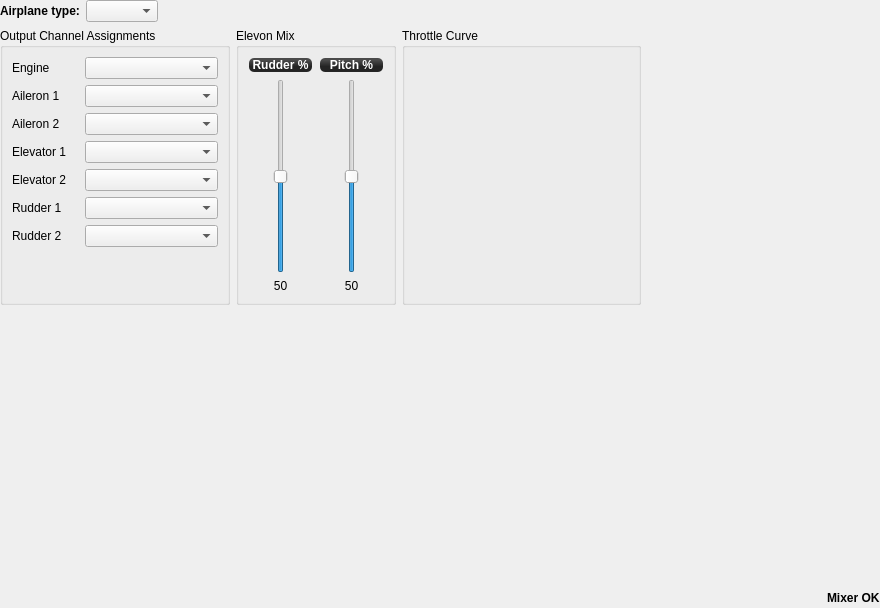
<?xml version="1.0" encoding="UTF-8"?>
<ui version="4.0">
 <class>FixedWingConfigWidget</class>
 <widget class="QWidget" name="FixedWingConfigWidget">
  <property name="geometry">
   <rect>
    <x>0</x>
    <y>0</y>
    <width>880</width>
    <height>608</height>
   </rect>
  </property>
  <property name="windowTitle">
   <string>Form</string>
  </property>
  <layout class="QVBoxLayout" name="verticalLayout_10">
   <property name="margin">
    <number>0</number>
   </property>
   <item>
    <layout class="QHBoxLayout" name="horizontalLayout_2">
     <item>
      <widget class="QLabel" name="label_5">
       <property name="sizePolicy">
        <sizepolicy hsizetype="Minimum" vsizetype="Preferred">
         <horstretch>0</horstretch>
         <verstretch>0</verstretch>
        </sizepolicy>
       </property>
       <property name="font">
        <font>
         <weight>75</weight>
         <bold>true</bold>
        </font>
       </property>
       <property name="text">
        <string>Airplane type:</string>
       </property>
      </widget>
     </item>
     <item>
      <widget class="QComboBox" name="fixedWingType"/>
     </item>
     <item>
      <spacer name="horizontalSpacer_3">
       <property name="orientation">
        <enum>Qt::Horizontal</enum>
       </property>
       <property name="sizeHint" stdset="0">
        <size>
         <width>40</width>
         <height>20</height>
        </size>
       </property>
      </spacer>
     </item>
    </layout>
   </item>
   <item>
    <layout class="QHBoxLayout" name="horizontalLayout_4">
     <property name="rightMargin">
      <number>0</number>
     </property>
     <item>
      <widget class="QGroupBox" name="channelBox">
       <property name="sizePolicy">
        <sizepolicy hsizetype="Preferred" vsizetype="Expanding">
         <horstretch>0</horstretch>
         <verstretch>0</verstretch>
        </sizepolicy>
       </property>
       <property name="minimumSize">
        <size>
         <width>230</width>
         <height>100</height>
        </size>
       </property>
       <property name="title">
        <string>Output Channel Assignments</string>
       </property>
       <layout class="QFormLayout" name="formLayout_3">
        <property name="fieldGrowthPolicy">
         <enum>QFormLayout::AllNonFixedFieldsGrow</enum>
        </property>
        <item row="0" column="0">
         <widget class="QLabel" name="fwEngineLabel">
          <property name="text">
           <string>Engine</string>
          </property>
         </widget>
        </item>
        <item row="0" column="1">
         <widget class="QComboBox" name="fwEngineChannelBox">
          <property name="toolTip">
           <string>Select output channel for the engine</string>
          </property>
         </widget>
        </item>
        <item row="1" column="0">
         <widget class="QLabel" name="fwAileron1Label">
          <property name="minimumSize">
           <size>
            <width>60</width>
            <height>0</height>
           </size>
          </property>
          <property name="text">
           <string>Aileron 1</string>
          </property>
         </widget>
        </item>
        <item row="1" column="1">
         <widget class="QComboBox" name="fwAileron1ChannelBox">
          <property name="toolTip">
           <string>Select output channel for the first aileron (or elevon)</string>
          </property>
         </widget>
        </item>
        <item row="2" column="0">
         <widget class="QLabel" name="fwAileron2Label">
          <property name="enabled">
           <bool>true</bool>
          </property>
          <property name="minimumSize">
           <size>
            <width>60</width>
            <height>0</height>
           </size>
          </property>
          <property name="text">
           <string>Aileron 2</string>
          </property>
         </widget>
        </item>
        <item row="2" column="1">
         <widget class="QComboBox" name="fwAileron2ChannelBox">
          <property name="enabled">
           <bool>true</bool>
          </property>
          <property name="toolTip">
           <string>Select output channel for the second aileron (or elevon)</string>
          </property>
         </widget>
        </item>
        <item row="3" column="0">
         <widget class="QLabel" name="fwElevator1Label">
          <property name="minimumSize">
           <size>
            <width>67</width>
            <height>0</height>
           </size>
          </property>
          <property name="text">
           <string>Elevator 1</string>
          </property>
         </widget>
        </item>
        <item row="3" column="1">
         <widget class="QComboBox" name="fwElevator1ChannelBox">
          <property name="toolTip">
           <string>Select output channel for the first elevator</string>
          </property>
         </widget>
        </item>
        <item row="4" column="0">
         <widget class="QLabel" name="fwElevator2Label">
          <property name="enabled">
           <bool>true</bool>
          </property>
          <property name="minimumSize">
           <size>
            <width>67</width>
            <height>0</height>
           </size>
          </property>
          <property name="text">
           <string>Elevator 2</string>
          </property>
         </widget>
        </item>
        <item row="4" column="1">
         <widget class="QComboBox" name="fwElevator2ChannelBox">
          <property name="enabled">
           <bool>true</bool>
          </property>
          <property name="toolTip">
           <string>Select output channel for a secondary elevator</string>
          </property>
         </widget>
        </item>
        <item row="5" column="0">
         <widget class="QLabel" name="fwRudder1Label">
          <property name="text">
           <string>Rudder 1</string>
          </property>
         </widget>
        </item>
        <item row="5" column="1">
         <widget class="QComboBox" name="fwRudder1ChannelBox">
          <property name="toolTip">
           <string>Select output channel for the first rudder</string>
          </property>
         </widget>
        </item>
        <item row="6" column="0">
         <widget class="QLabel" name="fwRudder2Label">
          <property name="text">
           <string>Rudder 2</string>
          </property>
         </widget>
        </item>
        <item row="6" column="1">
         <widget class="QComboBox" name="fwRudder2ChannelBox">
          <property name="toolTip">
           <string>Select output channel for a secondary rudder</string>
          </property>
         </widget>
        </item>
       </layout>
      </widget>
     </item>
     <item>
      <widget class="QGroupBox" name="elevonMixBox">
       <property name="sizePolicy">
        <sizepolicy hsizetype="Preferred" vsizetype="Expanding">
         <horstretch>0</horstretch>
         <verstretch>0</verstretch>
        </sizepolicy>
       </property>
       <property name="title">
        <string>Elevon Mix</string>
       </property>
       <layout class="QVBoxLayout" name="verticalLayout_13">
        <item>
         <layout class="QHBoxLayout" name="horizontalLayout_8">
          <item>
           <layout class="QVBoxLayout" name="verticalLayout_14">
            <item>
             <widget class="QLabel" name="elevonLabel1">
              <property name="minimumSize">
               <size>
                <width>65</width>
                <height>0</height>
               </size>
              </property>
              <property name="styleSheet">
               <string notr="true">background-color: qlineargradient(spread:reflect, x1:0.507, y1:0, x2:0.507, y2:0.772, stop:0.208955 rgba(74, 74, 74, 255), stop:0.78607 rgba(36, 36, 36, 255));
color: rgb(255, 255, 255);
border-radius: 5;
font: bold 12px;
margin:1px;</string>
              </property>
              <property name="text">
               <string>Rudder %</string>
              </property>
              <property name="alignment">
               <set>Qt::AlignCenter</set>
              </property>
             </widget>
            </item>
            <item>
             <widget class="QSlider" name="elevonSlider1">
              <property name="sizePolicy">
               <sizepolicy hsizetype="Preferred" vsizetype="MinimumExpanding">
                <horstretch>0</horstretch>
                <verstretch>0</verstretch>
               </sizepolicy>
              </property>
              <property name="maximum">
               <number>100</number>
              </property>
              <property name="value">
               <number>50</number>
              </property>
              <property name="orientation">
               <enum>Qt::Vertical</enum>
              </property>
             </widget>
            </item>
            <item>
             <widget class="QLabel" name="elevonSliderLabel1">
              <property name="text">
               <string>50</string>
              </property>
              <property name="alignment">
               <set>Qt::AlignCenter</set>
              </property>
             </widget>
            </item>
           </layout>
          </item>
          <item>
           <layout class="QVBoxLayout" name="verticalLayout_15">
            <item>
             <widget class="QLabel" name="elevonLabel2">
              <property name="minimumSize">
               <size>
                <width>65</width>
                <height>0</height>
               </size>
              </property>
              <property name="styleSheet">
               <string notr="true">background-color: qlineargradient(spread:reflect, x1:0.507, y1:0, x2:0.507, y2:0.772, stop:0.208955 rgba(74, 74, 74, 255), stop:0.78607 rgba(36, 36, 36, 255));
color: rgb(255, 255, 255);
border-radius: 5;
font: bold 12px;
margin:1px;</string>
              </property>
              <property name="text">
               <string>Pitch %</string>
              </property>
              <property name="alignment">
               <set>Qt::AlignCenter</set>
              </property>
             </widget>
            </item>
            <item>
             <widget class="QSlider" name="elevonSlider2">
              <property name="sizePolicy">
               <sizepolicy hsizetype="Preferred" vsizetype="MinimumExpanding">
                <horstretch>0</horstretch>
                <verstretch>0</verstretch>
               </sizepolicy>
              </property>
              <property name="maximum">
               <number>100</number>
              </property>
              <property name="value">
               <number>50</number>
              </property>
              <property name="orientation">
               <enum>Qt::Vertical</enum>
              </property>
             </widget>
            </item>
            <item>
             <widget class="QLabel" name="elevonSliderLabel2">
              <property name="text">
               <string>50</string>
              </property>
              <property name="alignment">
               <set>Qt::AlignCenter</set>
              </property>
             </widget>
            </item>
           </layout>
          </item>
         </layout>
        </item>
       </layout>
      </widget>
     </item>
     <item>
      <widget class="QGroupBox" name="throttleCurveBox">
       <property name="sizePolicy">
        <sizepolicy hsizetype="Preferred" vsizetype="Preferred">
         <horstretch>0</horstretch>
         <verstretch>100</verstretch>
        </sizepolicy>
       </property>
       <property name="title">
        <string>Throttle Curve</string>
       </property>
       <layout class="QVBoxLayout" name="verticalLayout_16">
        <item>
         <widget class="MixerCurve" name="fixedWingThrottle" native="true">
          <property name="sizePolicy">
           <sizepolicy hsizetype="Expanding" vsizetype="Expanding">
            <horstretch>1</horstretch>
            <verstretch>1</verstretch>
           </sizepolicy>
          </property>
          <property name="minimumSize">
           <size>
            <width>0</width>
            <height>0</height>
           </size>
          </property>
          <property name="maximumSize">
           <size>
            <width>500</width>
            <height>500</height>
           </size>
          </property>
          <property name="sizeIncrement">
           <size>
            <width>10</width>
            <height>10</height>
           </size>
          </property>
          <property name="baseSize">
           <size>
            <width>300</width>
            <height>350</height>
           </size>
          </property>
         </widget>
        </item>
       </layout>
      </widget>
     </item>
     <item>
      <spacer name="horizontalSpacer">
       <property name="orientation">
        <enum>Qt::Horizontal</enum>
       </property>
       <property name="sizeHint" stdset="0">
        <size>
         <width>0</width>
         <height>20</height>
        </size>
       </property>
      </spacer>
     </item>
    </layout>
   </item>
   <item>
    <spacer name="verticalSpacer">
     <property name="orientation">
      <enum>Qt::Vertical</enum>
     </property>
     <property name="sizeHint" stdset="0">
      <size>
       <width>20</width>
       <height>40</height>
      </size>
     </property>
    </spacer>
   </item>
   <item>
    <layout class="QHBoxLayout" name="bottomLayout">
     <item>
      <spacer name="horizontalSpacer_11">
       <property name="orientation">
        <enum>Qt::Horizontal</enum>
       </property>
       <property name="sizeHint" stdset="0">
        <size>
         <width>40</width>
         <height>20</height>
        </size>
       </property>
      </spacer>
     </item>
     <item>
      <widget class="QLabel" name="fwStatusLabel">
       <property name="font">
        <font>
         <weight>75</weight>
         <bold>true</bold>
        </font>
       </property>
       <property name="text">
        <string>Mixer OK</string>
       </property>
      </widget>
     </item>
    </layout>
   </item>
  </layout>
 </widget>
 <customwidgets>
  <customwidget>
   <class>MixerCurve</class>
   <extends>QWidget</extends>
   <header location="global">mixercurve.h</header>
   <container>1</container>
  </customwidget>
 </customwidgets>
 <resources>
  <include location="../coreplugin/core.qrc"/>
 </resources>
 <connections>
  <connection>
   <sender>elevonSlider1</sender>
   <signal>valueChanged(int)</signal>
   <receiver>elevonSliderLabel1</receiver>
   <slot>setNum(int)</slot>
   <hints>
    <hint type="sourcelabel">
     <x>124</x>
     <y>126</y>
    </hint>
    <hint type="destinationlabel">
     <x>124</x>
     <y>126</y>
    </hint>
   </hints>
  </connection>
  <connection>
   <sender>elevonSlider2</sender>
   <signal>valueChanged(int)</signal>
   <receiver>elevonSliderLabel2</receiver>
   <slot>setNum(int)</slot>
   <hints>
    <hint type="sourcelabel">
     <x>362</x>
     <y>299</y>
    </hint>
    <hint type="destinationlabel">
     <x>124</x>
     <y>126</y>
    </hint>
   </hints>
  </connection>
 </connections>
</ui>
